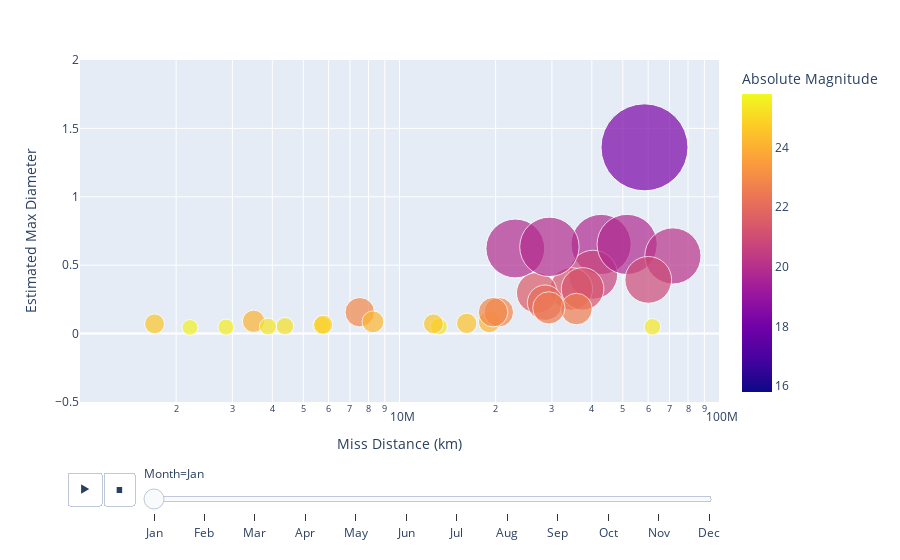

Here is the notebook cell this chart was saved with:
### Code cell
#grouped by month scatter
px.scatter(remove_small_outliers, y="Estimated Max Diameter", x="Miss Distance (km)", animation_frame="Month", animation_group="Day",
           size="Estimated Max Diameter", color="Absolute Magnitude", hover_name="Date",
           log_x=True, size_max=120, range_x=[1000600,100000000], range_y=[-0.5,2])

### Figure 1 — Plotly figure (JSON) as saved in the notebook; plotly's stock layout.template omitted (floating-point values rounded to 4 significant figures; data arrays with more than 128 entries replaced by an {"elided": "..."} marker saying what was removed)
{"data": [{"hovertemplate": "<b>%{hovertext}</b><br><br>Month=Jan<br>Miss Distance (km)=%{x}<br>Estimated Max Diameter=%{marker.size}<br>Absolute Magnitude=%{marker.color}<extra></extra>", "hovertext": {"elided": "351 str values"}, "ids": {"elided": "351 int values"}, "legendgroup": "", "marker": {"color": {"elided": "351 float values"}, "coloraxis": "coloraxis", "size": {"elided": "351 float values"}, "sizemode": "area", "sizeref": 0.0003595, "symbol": "circle"}, "mode": "markers", "name": "", "orientation": "v", "showlegend": false, "type": "scatter", "x": {"elided": "351 float values"}, "xaxis": "x", "y": {"elided": "351 float values"}, "yaxis": "y"}], "layout": {"coloraxis": {"colorbar": {"title": {"text": "Absolute Magnitude"}}, "colorscale": [[0, "#0d0887"], [0.1111, "#46039f"], [0.2222, "#7201a8"], [0.3333, "#9c179e"], [0.4444, "#bd3786"], [0.5556, "#d8576b"], [0.6667, "#ed7953"], [0.7778, "#fb9f3a"], [0.8889, "#fdca26"], [1, "#f0f921"]]}, "legend": {"itemsizing": "constant", "tracegroupgap": 0}, "margin": {"t": 60}, "sliders": [{"active": 0, "currentvalue": {"prefix": "Month="}, "len": 0.9, "pad": {"b": 10, "t": 60}, "steps": [{"args": [["Jan"], {"frame": {"duration": 0, "redraw": false}, "fromcurrent": true, "mode": "immediate", "transition": {"duration": 0, "easing": "linear"}}], "label": "Jan", "method": "animate"}, {"args": [["Feb"], {"frame": {"duration": 0, "redraw": false}, "fromcurrent": true, "mode": "immediate", "transition": {"duration": 0, "easing": "linear"}}], "label": "Feb", "method": "animate"}, {"args": [["Mar"], {"frame": {"duration": 0, "redraw": false}, "fromcurrent": true, "mode": "immediate", "transition": {"duration": 0, "easing": "linear"}}], "label": "Mar", "method": "animate"}, {"args": [["Apr"], {"frame": {"duration": 0, "redraw": false}, "fromcurrent": true, "mode": "immediate", "transition": {"duration": 0, "easing": "linear"}}], "label": "Apr", "method": "animate"}, {"args": [["May"], {"frame": {"duration": 0, "redraw": false}, "fromcurrent": true, "mode": "immediate", "transition": {"duration": 0, "easing": "linear"}}], "label": "May", "method": "animate"}, {"args": [["Jun"], {"frame": {"duration": 0, "redraw": false}, "fromcurrent": true, "mode": "immediate", "transition": {"duration": 0, "easing": "linear"}}], "label": "Jun", "method": "animate"}, {"args": [["Jul"], {"frame": {"duration": 0, "redraw": false}, "fromcurrent": true, "mode": "immediate", "transition": {"duration": 0, "easing": "linear"}}], "label": "Jul", "method": "animate"}, {"args": [["Aug"], {"frame": {"duration": 0, "redraw": false}, "fromcurrent": true, "mode": "immediate", "transition": {"duration": 0, "easing": "linear"}}], "label": "Aug", "method": "animate"}, {"args": [["Sep"], {"frame": {"duration": 0, "redraw": false}, "fromcurrent": true, "mode": "immediate", "transition": {"duration": 0, "easing": "linear"}}], "label": "Sep", "method": "animate"}, {"args": [["Oct"], {"frame": {"duration": 0, "redraw": false}, "fromcurrent": true, "mode": "immediate", "transition": {"duration": 0, "easing": "linear"}}], "label": "Oct", "method": "animate"}, {"args": [["Nov"], {"frame": {"duration": 0, "redraw": false}, "fromcurrent": true, "mode": "immediate", "transition": {"duration": 0, "easing": "linear"}}], "label": "Nov", "method": "animate"}, {"args": [["Dec"], {"frame": {"duration": 0, "redraw": false}, "fromcurrent": true, "mode": "immediate", "transition": {"duration": 0, "easing": "linear"}}], "label": "Dec", "method": "animate"}], "x": 0.1, "xanchor": "left", "y": 0, "yanchor": "top"}], "updatemenus": [{"buttons": [{"args": [null, {"frame": {"duration": 500, "redraw": false}, "fromcurrent": true, "mode": "immediate", "transition": {"duration": 500, "easing": "linear"}}], "label": "&#9654;", "method": "animate"}, {"args": [[null], {"frame": {"duration": 0, "redraw": false}, "fromcurrent": true, "mode": "immediate", "transition": {"duration": 0, "easing": "linear"}}], "label": "&#9724;", "method": "animate"}], "direction": "left", "pad": {"r": 10, "t": 70}, "showactive": false, "type": "buttons", "x": 0.1, "xanchor": "right", "y": 0, "yanchor": "top"}], "xaxis": {"anchor": "y", "domain": [0, 1], "range": [6.0, 8], "title": {"text": "Miss Distance (km)"}, "type": "log"}, "yaxis": {"anchor": "x", "domain": [0, 1], "range": [-0.5, 2], "title": {"text": "Estimated Max Diameter"}}}}
